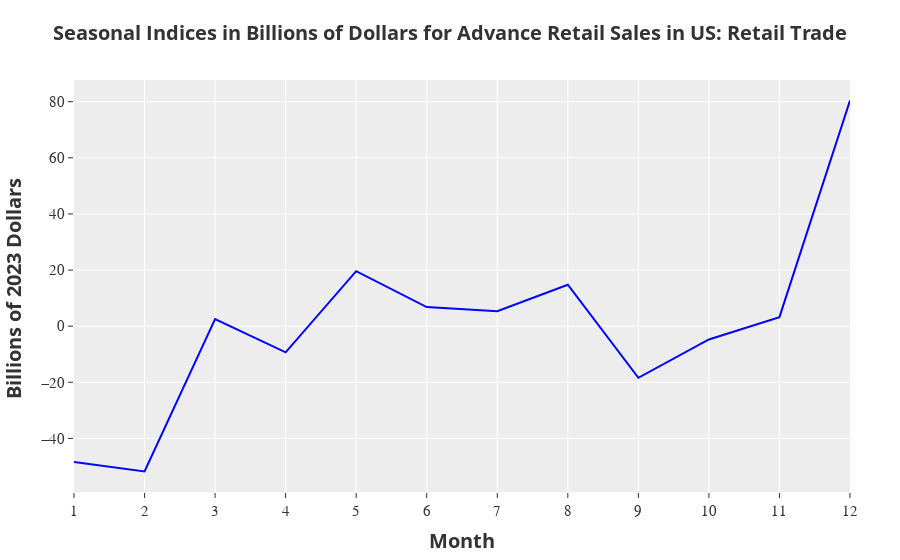

Notebook cell for this chart:
### Code cell
# Set the template to ggplot2
pio.templates.default = "ggplot2"

# Create a trace for the seasonal indices
trace = go.Scatter(x=list(range(1, len(seasonal_indices_df.iloc[:,0]) + 1)),
                   y=seasonal_indices_df.iloc[:,0],
                   mode='lines',
                   line=dict(color='blue', width=2),
                   name='Seasonal Indices',
                   text=[f"{round(index, 2)}" for index in seasonal_indices_df.iloc[:,0]])

# Create a trace for the annotations
annotations = []
for index, row in seasonal_indices_df.iterrows():
    annotations.append(dict(x=index + 1, y=row['seasonal_indices'], text=f"{row['seasonal_indices']}",
                            font=dict(size=10)))

# Create a layout for the plot
layout = go.Layout(title=dict(text="<b>Seasonal Indices in Billions of Dollars for Advance Retail Sales in US: Retail Trade</b> ", font=dict(size=20)),
                   xaxis=dict(title=dict(text='<b>Month</b>', font=dict(size=20)),
                              tickfont=dict(size=15),
                              dtick=1),
                   yaxis=dict(title=dict(text='<b>Billions of 2023 Dollars </b>', font=dict(size=20)),
                              tickfont=dict(size=15)),
                   hovermode='x',
                   hoverlabel=dict(bgcolor='white', font=dict(size=15)),
                   margin=dict(l=50, r=50, t=80, b=50),
                   legend=dict(x=0.05, y=0.95, bgcolor='white', bordercolor='gray', borderwidth=1, font=dict(size=12)))

# Create a figure and plot the data
fig = go.Figure(data=[trace], layout=layout)
fig.update_yaxes(tickfont_family="Arial Black")
fig.update_xaxes(tickfont_family="Arial Black")

def hovertext(value, percent):
    if value > 0:
        return f"<b>Change: <span style='color:green'>{value} ({percent}%)</span></b>"
    else:
        return f"<b>Change: <span style='color:red'>{value} ({percent}%)</span></b>"

# fig.update_traces(hovertemplate='%{y:.2f}<extra></extra>')
fig.update_traces(text=[hovertext(value, percent) if pd.notna(value) else 'N/A' for value, percent in zip(seasonal_indices_df.iloc[:,1], seasonal_indices_df.iloc[:,2])])
fig.show()

### Figure 1 — Plotly figure (JSON) as saved in the notebook; plotly's stock layout.template omitted (floating-point values rounded to 4 significant figures)
{"data": [{"line": {"color": "blue", "width": 2}, "mode": "lines", "name": "Seasonal Indices", "text": ["N/A", "<b>Change: <span style='color:red'>-3.34 (6.89%)</span></b>", "<b>Change: <span style='color:green'>54.29 (104.89%)</span></b>", "<b>Change: <span style='color:red'>-11.86 (468.83%)</span></b>", "<b>Change: <span style='color:green'>28.93 (309.9%)</span></b>", "<b>Change: <span style='color:red'>-12.77 (65.2%)</span></b>", "<b>Change: <span style='color:red'>-1.46 (21.45%)</span></b>", "<b>Change: <span style='color:green'>9.41 (175.69%)</span></b>", "<b>Change: <span style='color:red'>-33.18 (224.7%)</span></b>", "<b>Change: <span style='color:green'>13.68 (74.29%)</span></b>", "<b>Change: <span style='color:green'>7.94 (167.78%)</span></b>", "<b>Change: <span style='color:green'>77.18 (2405.86%)</span></b>"], "type": "scatter", "x": [1, 2, 3, 4, 5, 6, 7, 8, 9, 10, 11, 12], "y": [-48.42, -51.76, 2.53, -9.33, 19.59, 6.82, 5.36, 14.77, -18.41, -4.73, 3.21, 80.39]}], "layout": {"hoverlabel": {"bgcolor": "white", "font": {"size": 15}}, "hovermode": "x", "legend": {"bgcolor": "white", "bordercolor": "gray", "borderwidth": 1, "font": {"size": 12}, "x": 0.05, "y": 0.95}, "margin": {"b": 50, "l": 50, "r": 50, "t": 80}, "title": {"font": {"size": 20}, "text": "<b>Seasonal Indices in Billions of Dollars for Advance Retail Sales in US: Retail Trade</b> "}, "xaxis": {"dtick": 1, "tickfont": {"family": "Arial Black", "size": 15}, "title": {"font": {"size": 20}, "text": "<b>Month</b>"}}, "yaxis": {"tickfont": {"family": "Arial Black", "size": 15}, "title": {"font": {"size": 20}, "text": "<b>Billions of 2023 Dollars </b>"}}}}
